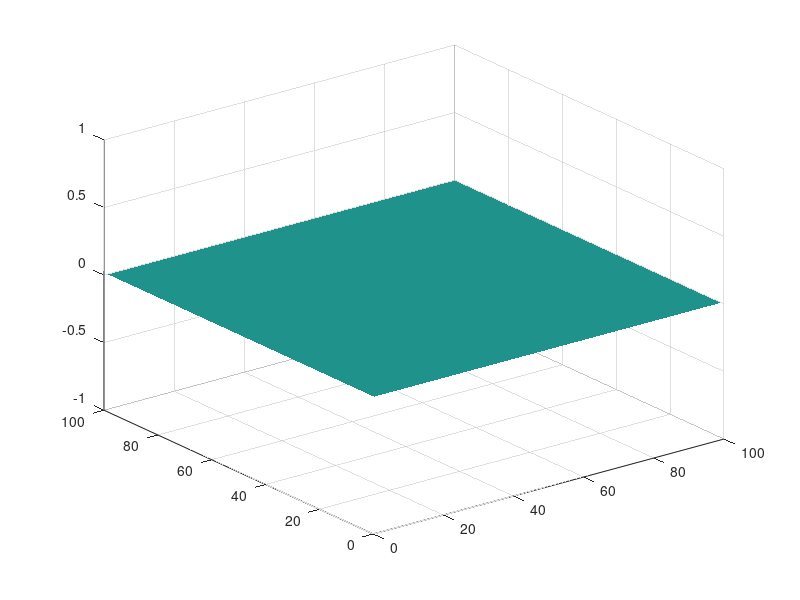

This figure's MATLAB source: (Note: this script raises an error after producing the figure.)
jobname='wav2dtest';


%Read input

wavetype=1; %travelling=1 stationary=1
nsteps=6;
maxamplitude=20;
wavenumber(1)=20;
wavenumber(2)=10;
waveshift(1)=1.4;
waveshift(2)=0.5;
wavefreq=24;
delta(1)=0.01; %
delta(2)=0.01;
nmax(1)=100;
nmax(2)=100;
deltat=0.05;
tstep=1;

outfile=[jobname,'.out'];

x=1:1:nmax(1);
y=1:1:nmax(2);

fd=fopen(outfile,'w');

%set up surface plot of output
z=zeros(nmax(1),nmax(2));
h=surf(z, 'LineStyle', 'none');

for i=tstep:tstep+nsteps
    z=wave2d(i*deltat, wavetype, maxamplitude, wavenumber,waveshift, wavefreq, delta,nmax);

    %update surface plot
    set(h,'ZData',z);
    pause;

    %Write data to output
    %the following line was used to write header an descriptive lines for dx
    %fprintf(fd, '%d %d %d\n',i, nmax(1), nmax(2));
    
    for j1=1:nmax(1)
      for j2=1:nmax(2)
          fprintf(fd, '%f ',z(j1,j2));
      end
      fprintf(fd, '\n');
    end
end %end of cycling over steps
fclose(fd);
%exit;

